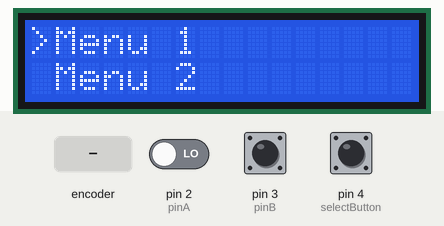
This sketch was run on a simulated Arduino Uno, built with avr-gcc and run on an emulated ATmega328P. On the bench: 16×2 character LCD. Inputs (shaded band) come from the test bench; at power-on: pin 4 (selectButton) HIGH, pin 2 (pinA) LOW, pin 3 (pinB) HIGH.

Above: at 1.2 s.
1.3 s: pin 4 (selectButton) pulled LOW for 1 s
At 3.2 s:
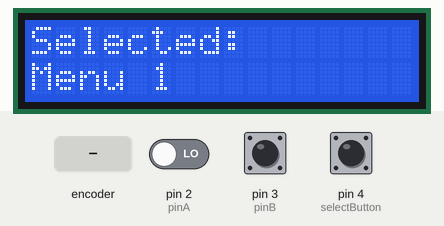
3.8 s: pin 4 (selectButton) pulled LOW for 0.15 s
At 5.0 s:
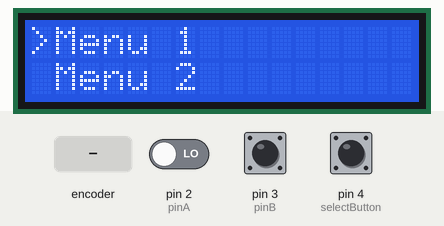
5.4 s: rotary encoder on pin 2 (pinA) / pin 3 (pinB) turned 3 steps (first pin leading)
At 5.56 s:
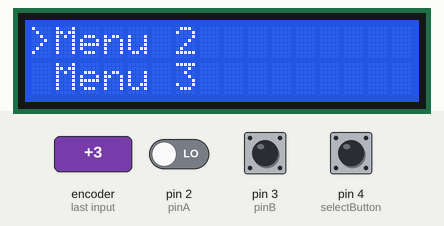
7.5 s: rotary encoder on pin 2 (pinA) / pin 3 (pinB) turned 1 step (first pin leading)
At 8.7 s:
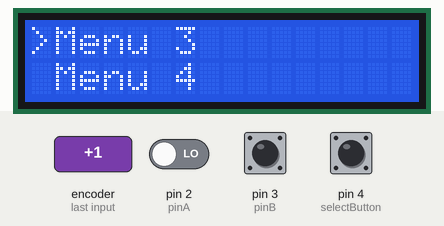
Timing chart, 0 to 10.2 s (numbered marks = the images above; inputs shaded):
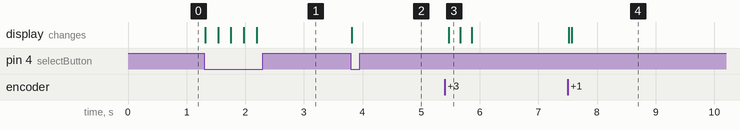

Measured:
- after the input at 1.3 s, the display: changes at once (image 1)
- after the input at 3.8 s, the display: changes at once (image 2)
- after the input at 5.4 s, the display: changes after 0.07 s (image 3)
- after the input at 7.5 s, the display: first changes at once (image 4 shows a later state)

The sketch:

simpleMenuV1.ino
```cpp
#include <Wire.h>
#include <LiquidCrystal_I2C.h>

LiquidCrystal_I2C lcd(0x27, 16, 2);

const int pinA = 2;
const int pinB = 3;
const int selectButton = 4;

const char* menuItems[] = {"Menu 1", "Menu 2", "Menu 3", "Menu 4", "Menu 5"};
const int menuCount = sizeof(menuItems) / sizeof(menuItems[0]);
int currentMenuIndex = 0;

unsigned long lastDebounceTime = 0;
unsigned long debounceDelay = 200;

bool isMenuActive = true;

volatile int encoderPos = 0;

void setup() {
  pinMode(pinA, INPUT);
  pinMode(pinB, INPUT);
  pinMode(selectButton, INPUT_PULLUP);

  attachInterrupt(digitalPinToInterrupt(pinA), updateEncoder, CHANGE);
  attachInterrupt(digitalPinToInterrupt(pinB), updateEncoder, CHANGE);

  lcd.init();
  lcd.backlight();
  displayMenu();
}

void loop() {
  if (digitalRead(selectButton) == LOW && (millis() - lastDebounceTime) > debounceDelay) {
    if (isMenuActive) {
      lcd.clear();
      lcd.setCursor(0, 0);
      lcd.print("Selected:");
      lcd.setCursor(0, 1);
      lcd.print(menuItems[currentMenuIndex]);
      isMenuActive = false;
    } else {
      displayMenu();
      isMenuActive = true;
    }
    lastDebounceTime = millis();
  }

  // Update the menu index based on encoder position
  if (isMenuActive) {
    if (encoderPos != 0) {
      currentMenuIndex += encoderPos;
      if (currentMenuIndex < 0) currentMenuIndex = menuCount - 1;
      if (currentMenuIndex >= menuCount) currentMenuIndex = 0;
      displayMenu();
      encoderPos = 0; // Reset after using the encoder position
    }
  }
}

void displayMenu() {
  lcd.clear();
  lcd.setCursor(0, 0);
  lcd.print(">");
  lcd.print(menuItems[currentMenuIndex]);

  lcd.setCursor(0, 1);
  int nextMenuIndex = (currentMenuIndex + 1) % menuCount;
  lcd.print(" ");
  lcd.print(menuItems[nextMenuIndex]);
}

void updateEncoder() {
  static int lastA = LOW;
  int newA = digitalRead(pinA);

  if (newA != lastA) {
    if (digitalRead(pinB) != newA) {
      encoderPos = 1; // Clockwise
    } else {
      encoderPos = -1; // Counterclockwise
    }
  }
  lastA = newA;
}
```
